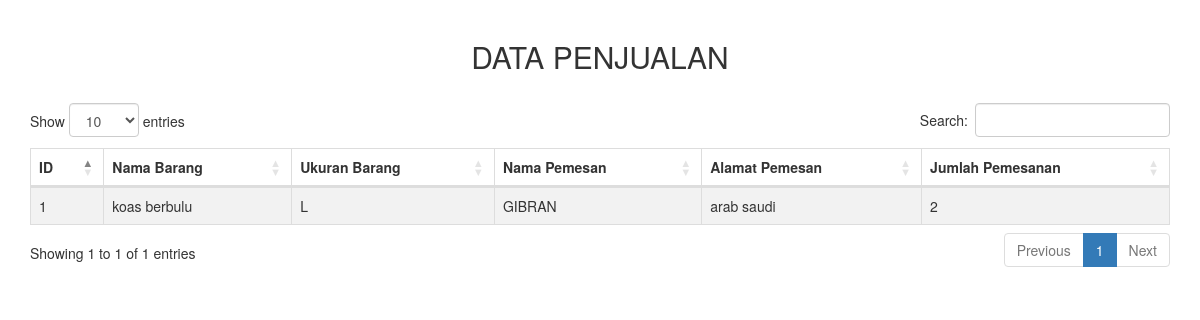
Page /pembeli/1/ on the committed database.
### pembeli/models.py (models this page shows)
class Online(models.Model):
    nomor_id = models.CharField(max_length =5, null=True,blank=False)
    nama_barang = models.CharField(max_length=240, null=True,blank=False)
    ukuran_barang = models.CharField(max_length=6, null=True,blank=False)
    nama_pemesan = models.CharField(max_length=100, null=True,blank=False)
    alamat_pemesan = models.CharField(max_length=100, null=True,blank=False)
    jumlah_pemesanan = models.IntegerField(null=True,blank=False)

### pembeli/views.py (the view)
# urls.py: path('<id>/', views.detail),
def detail(req, id):
    task = models.Online.objects.filter(pk=id).first()
    return render(req, 'pembeli/detail.html',
    { 'data' : task,
    })

### pembeli/templates/pembeli/detail.html (shortened to what this page needs)
<!DOCTYPE html>
<html lang="en">
<head>
    <link rel="stylesheet" type="text/css" href="https://maxcdn.bootstrapcdn.com/bootstrap/3.3.7/css/bootstrap.min.css">
    <link rel="stylesheet" type="text/css" href="https://cdn.datatables.net/1.10.16/css/dataTables.bootstrap4.min.css">
</head>
<body>
    <div class="container" style="margin-top: 20px">
        <div class="row">
            <div class="col-md-12">
                <h2 style="text-align: center;margin-bottom: 30px">DATA PENJUALAN</h2>
                <table id="table_id" class="table table-striped table-bordered" cellspacing="0" width="100%">
                    <thead>
                        <tr>
                            <th>ID</th>
                            <th>Nama Barang</th>
                            <th>Ukuran Barang</th>
                            <th>Nama Pemesan</th>
                            <th>Alamat Pemesan</th>
                            <th>Jumlah Pemesanan</th>
                        </tr>
                    </thead>
                    <tbody>
                        <tr>
                            <td>{{data.id}}</td>
                            <td>{{data.nama_barang}}</td>
                            <td>{{data.ukuran_barang}}</td>
                            <td>{{data.nama_pemesan}}</td>
                            <td>{{data.alamat_pemesan}}</td>
                            <td>{{data.jumlah_pemesanan}}</td>
                        </tr>
                    </tbody>
                </table>
            </div>
        </div>
    </div>
</body>
</html>

### rows in the picture
Online: id "1", nama_barang "koas berbulu", ukuran_barang "L", nama_pemesan "GIBRAN", alamat_pemesan "arab saudi", jumlah_pemesanan "2"
